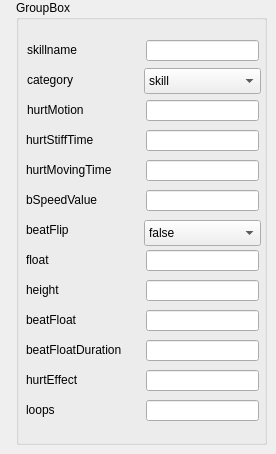
       <widget class="QWidget" name="page_3">
        <widget class="QGroupBox" name="group3">
         <property name="geometry">
          <rect>
           <x>16</x>
           <y>0</y>
           <width>251</width>
           <height>445</height>
          </rect>
         </property>
         <property name="title">
          <string>GroupBox</string>
         </property>
         <widget class="QLabel" name="label_36">
          <property name="geometry">
           <rect>
            <x>11</x>
            <y>40</y>
            <width>81</width>
            <height>20</height>
           </rect>
          </property>
          <property name="text">
           <string>skillname</string>
          </property>
         </widget>
         <widget class="QLineEdit" name="lineEdit_3_0">
          <property name="geometry">
           <rect>
            <x>130</x>
            <y>40</y>
            <width>113</width>
            <height>21</height>
           </rect>
          </property>
         </widget>
         <widget class="QLabel" name="label_37">
          <property name="geometry">
           <rect>
            <x>11</x>
            <y>70</y>
            <width>81</width>
            <height>20</height>
           </rect>
          </property>
          <property name="text">
           <string>category</string>
          </property>
         </widget>
         <widget class="QLabel" name="label_38">
          <property name="geometry">
           <rect>
            <x>11</x>
            <y>100</y>
            <width>81</width>
            <height>20</height>
           </rect>
          </property>
          <property name="text">
           <string>hurtMotion</string>
          </property>
         </widget>
         <widget class="QLineEdit" name="lineEdit_3_2">
          <property name="geometry">
           <rect>
            <x>130</x>
            <y>100</y>
            <width>113</width>
            <height>21</height>
           </rect>
          </property>
         </widget>
         <widget class="QLabel" name="label_39">
          <property name="geometry">
           <rect>
            <x>10</x>
            <y>130</y>
            <width>91</width>
            <height>20</height>
           </rect>
          </property>
          <property name="text">
           <string>hurtStiffTime</string>
          </property>
         </widget>
         <widget class="QLineEdit" name="lineEdit_3_3">
          <property name="geometry">
           <rect>
            <x>130</x>
            <y>130</y>
            <width>113</width>
            <height>21</height>
           </rect>
          </property>
         </widget>
         <widget class="QLabel" name="label_40">
          <property name="geometry">
           <rect>
            <x>10</x>
            <y>160</y>
            <width>111</width>
            <height>20</height>
           </rect>
          </property>
          <property name="text">
           <string>hurtMovingTime</string>
          </property>
         </widget>
         <widget class="QLineEdit" name="lineEdit_3_4">
          <property name="geometry">
           <rect>
            <x>130</x>
            <y>160</y>
            <width>113</width>
            <height>21</height>
           </rect>
          </property>
         </widget>
         <widget class="QLabel" name="label_41">
          <property name="geometry">
           <rect>
            <x>10</x>
            <y>190</y>
            <width>111</width>
            <height>20</height>
           </rect>
          </property>
          <property name="text">
           <string>bSpeedValue</string>
          </property>
         </widget>
         <widget class="QLineEdit" name="lineEdit_3_5">
          <property name="geometry">
           <rect>
            <x>130</x>
            <y>190</y>
            <width>113</width>
            <height>21</height>
           </rect>
          </property>
         </widget>
         <widget class="QLabel" name="label_42">
          <property name="geometry">
           <rect>
            <x>10</x>
            <y>220</y>
            <width>111</width>
            <height>20</height>
           </rect>
          </property>
          <property name="text">
           <string>beatFlip</string>
          </property>
         </widget>
         <widget class="QLabel" name="label_43">
          <property name="geometry">
           <rect>
            <x>10</x>
            <y>250</y>
            <width>111</width>
            <height>20</height>
           </rect>
          </property>
          <property name="text">
           <string>float</string>
          </property>
         </widget>
         <widget class="QLineEdit" name="lineEdit_3_7">
          <property name="geometry">
           <rect>
            <x>130</x>
            <y>250</y>
            <width>113</width>
            <height>21</height>
           </rect>
          </property>
         </widget>
         <widget class="QLabel" name="label_44">
          <property name="geometry">
           <rect>
            <x>10</x>
            <y>280</y>
            <width>111</width>
            <height>20</height>
           </rect>
          </property>
          <property name="text">
           <string>height</string>
          </property>
         </widget>
         <widget class="QLineEdit" name="lineEdit_3_8">
          <property name="geometry">
           <rect>
            <x>130</x>
            <y>280</y>
            <width>113</width>
            <height>21</height>
           </rect>
          </property>
         </widget>
         <widget class="QLabel" name="label_45">
          <property name="geometry">
           <rect>
            <x>10</x>
            <y>310</y>
            <width>111</width>
            <height>20</height>
           </rect>
          </property>
          <property name="text">
           <string>beatFloat</string>
          </property>
         </widget>
         <widget class="QLineEdit" name="lineEdit_3_9">
          <property name="geometry">
           <rect>
            <x>130</x>
            <y>310</y>
            <width>113</width>
            <height>21</height>
           </rect>
          </property>
         </widget>
         <widget class="QLabel" name="label_46">
          <property name="geometry">
           <rect>
            <x>10</x>
            <y>340</y>
            <width>111</width>
            <height>20</height>
           </rect>
          </property>
          <property name="text">
           <string>beatFloatDuration</string>
          </property>
         </widget>
         <widget class="QLineEdit" name="lineEdit_3_10">
          <property name="geometry">
           <rect>
            <x>130</x>
            <y>340</y>
            <width>113</width>
            <height>21</height>
           </rect>
          </property>
         </widget>
         <widget class="QLineEdit" name="lineEdit_3_11">
          <property name="geometry">
           <rect>
            <x>130</x>
            <y>370</y>
            <width>113</width>
            <height>21</height>
           </rect>
          </property>
         </widget>
         <widget class="QLineEdit" name="lineEdit_3_12">
          <property name="geometry">
           <rect>
            <x>130</x>
            <y>400</y>
            <width>113</width>
            <height>21</height>
           </rect>
          </property>
         </widget>
         <widget class="QLabel" name="name_14">
          <property name="geometry">
           <rect>
            <x>10</x>
            <y>370</y>
            <width>111</width>
            <height>20</height>
           </rect>
          </property>
          <property name="text">
           <string>hurtEffect</string>
          </property>
         </widget>
         <widget class="QLabel" name="name_15">
          <property name="geometry">
           <rect>
            <x>10</x>
            <y>400</y>
            <width>111</width>
            <height>20</height>
           </rect>
          </property>
          <property name="text">
           <string>loops</string>
          </property>
         </widget>
         <widget class="QComboBox" name="comboBox_3_2">
          <property name="geometry">
           <rect>
            <x>128</x>
            <y>220</y>
            <width>117</width>
            <height>26</height>
           </rect>
          </property>
          <item>
           <property name="text">
            <string>false</string>
           </property>
          </item>
          <item>
           <property name="text">
            <string>true</string>
           </property>
          </item>
         </widget>
         <widget class="QComboBox" name="comboBox_3_1">
          <property name="geometry">
           <rect>
            <x>128</x>
            <y>68</y>
            <width>117</width>
            <height>26</height>
           </rect>
          </property>
          <item>
           <property name="text">
            <string>skill</string>
           </property>
          </item>
          <item>
           <property name="text">
            <string>attack</string>
           </property>
          </item>
         </widget>
        </widget>
       </widget>
